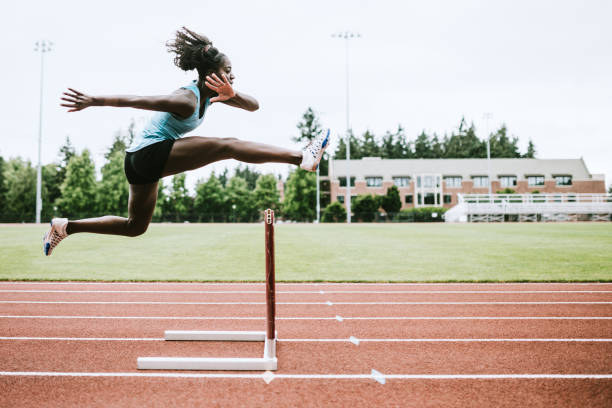
#> input picture Interpolation/atlet.jpg, 612 x 408 px
$ python Interpolation.py
#> lines starting #> are read from the running program, lines starting #| are printed output that depends on the picture
import cv2
import numpy as np


image = cv2.imread('atlet.jpg')
#> image is the input picture: shape (408, 612, 3); mean B, G, R 171.4, 183, 195.7

if image is None:
    print("Error: Image not found.")
    exit()

nearest_image = cv2.resize(image, (500, 500), interpolation=cv2.INTER_NEAREST)
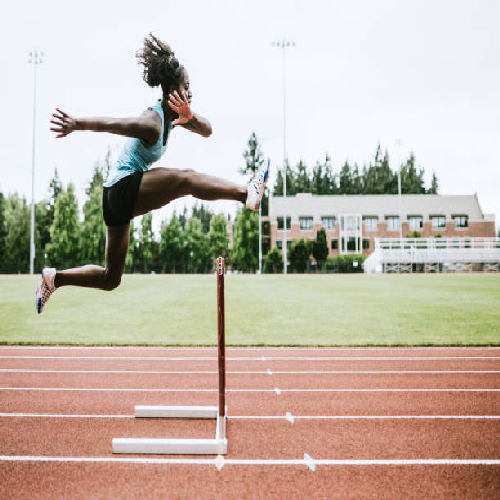
#> nearest_image: shape (500, 500, 3); mean B, G, R 171.6, 183.2, 195.7

bilinear_image = cv2.resize(image, (500, 500), interpolation=cv2.INTER_LINEAR)
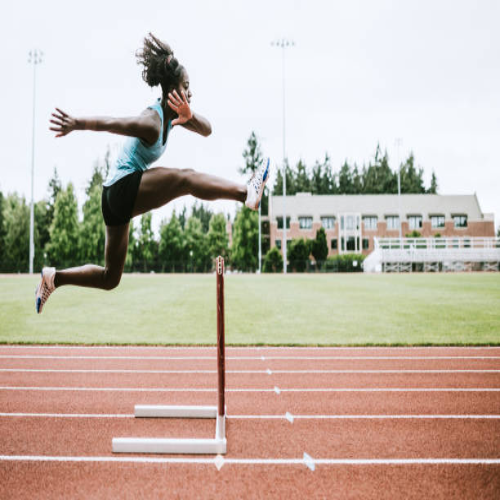
#> bilinear_image: shape (500, 500, 3); mean B, G, R 171.3, 182.9, 195.6

bicubic_image = cv2.resize(image, (500, 500), interpolation=cv2.INTER_CUBIC)

lanczos_image = cv2.resize(image, (500, 500), interpolation=cv2.INTER_LANCZOS4)

cv2.imshow('Original Image', image)
cv2.imshow('Nearest Neighbor', nearest_image)
cv2.imshow('Bilinear Interpolation', bilinear_image)
cv2.imshow('Bicubic Interpolation', bicubic_image)
cv2.imshow('Lanczos Interpolation', lanczos_image)

cv2.waitKey(0)
cv2.destroyAllWindows()
